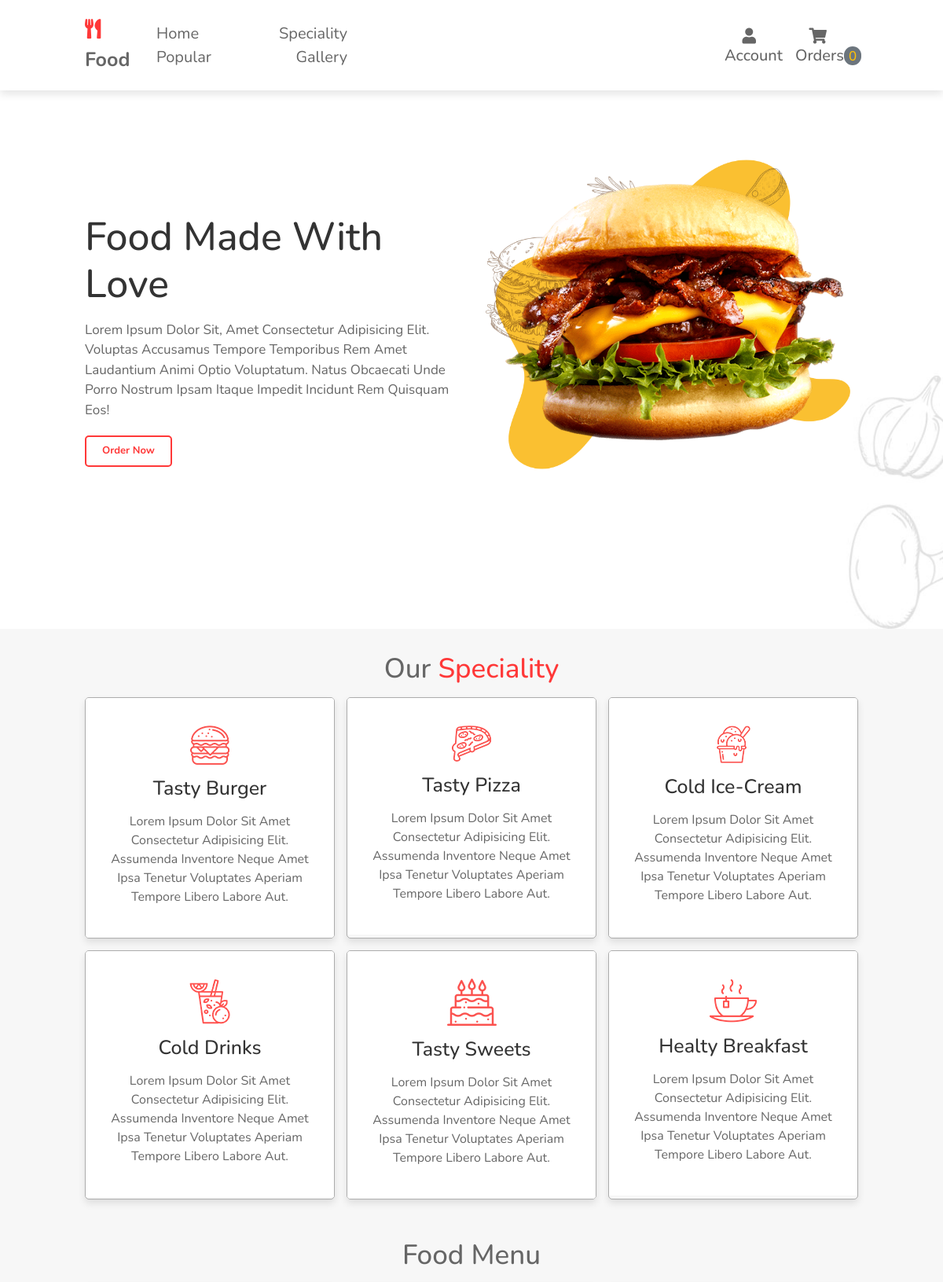
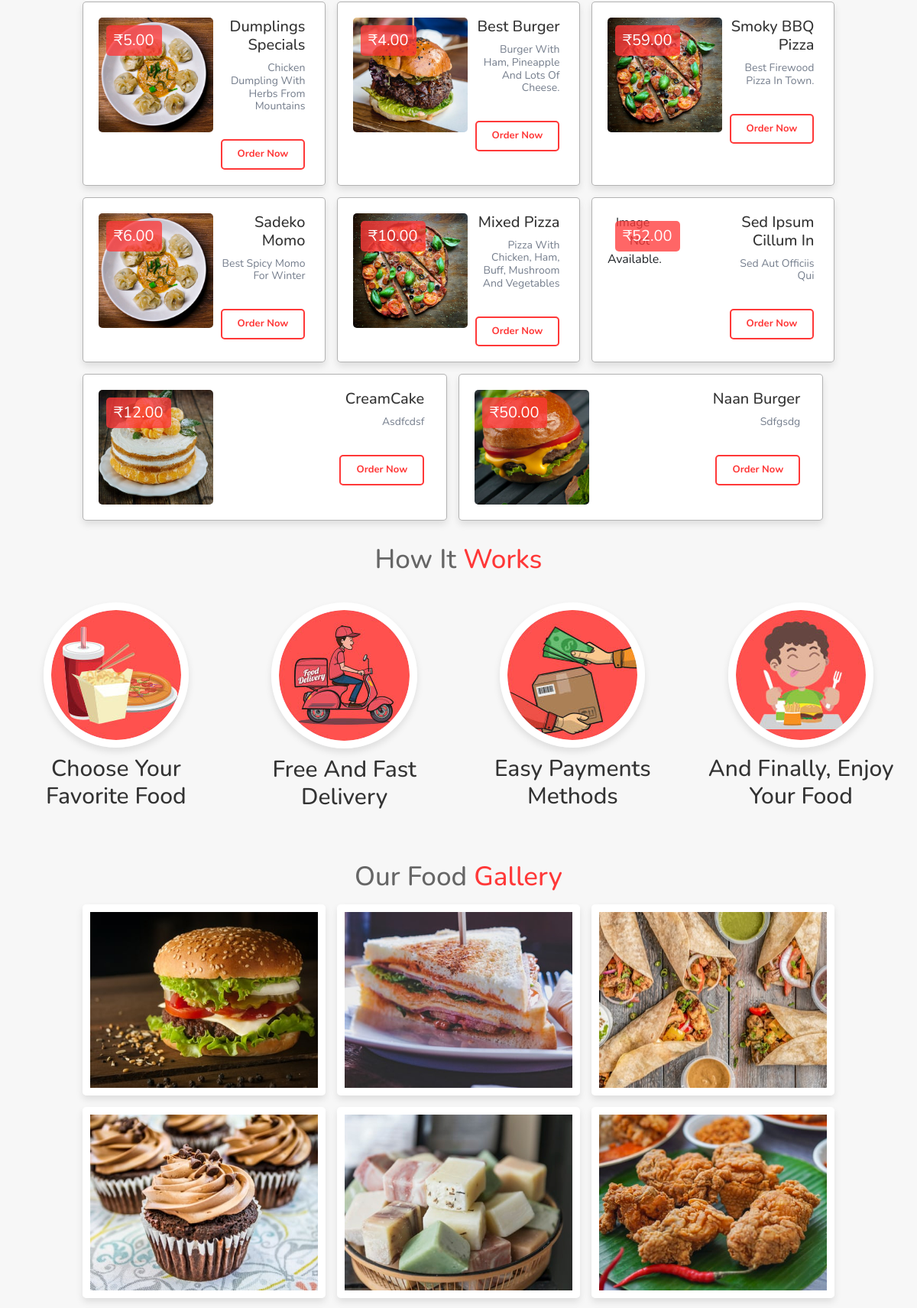
The page / (upper part) on the database its author committed (2 pictures, top to bottom).
### tables this page shows
CREATE TABLE IF NOT EXISTS `tbl_food` (
  `id` int(10) unsigned NOT NULL AUTO_INCREMENT,
  `title` varchar(100) NOT NULL,
  `description` text NOT NULL,
  `price` decimal(10,2) NOT NULL,
  `image_name` varchar(255) NOT NULL,
  `category_id` int(10) unsigned NOT NULL,
  `featured` varchar(10) NOT NULL,
  `active` varchar(10) NOT NULL,
  PRIMARY KEY (`id`)
);

### index.php (the view, shortened to what this page needs)
<?php include('config/constants.php');?>
<!DOCTYPE html>
<html lang="en">
<head>
</head>
<body>
<?php require_once("header.php")?>
<section class="home" id="home">
    <div class="content">
        <h3>food made with love</h3>
        <p>Lorem ipsum dolor sit, amet consectetur adipisicing elit. Voluptas accusamus tempore temporibus rem amet laudantium animi optio voluptatum. Natus obcaecati unde porro nostrum ipsam itaque impedit incidunt rem quisquam eos!</p>
        <a href="#popular" class="btn">order now</a>
    </div>
    <div class="image">
        <img src="images/home-img.png" alt="">
    </div>
</section>
<section class="speciality" id="speciality">
    <h1 class="heading"> our <span>speciality</span> </h1>
    <div class="box-container">
        <div class="box">
            <div class="content">
                <img src="images/s-1.png" alt="">
                <h3>tasty burger</h3>
                <p>Lorem ipsum dolor sit amet consectetur adipisicing elit. Assumenda inventore neque amet ipsa tenetur voluptates aperiam tempore libero labore aut.</p>
            </div>
        </div>
        <div class="box">
            <div class="content">
                <img src="images/s-2.png" alt="">
                <h3>tasty pizza</h3>
                <p>Lorem ipsum dolor sit amet consectetur adipisicing elit. Assumenda inventore neque amet ipsa tenetur voluptates aperiam tempore libero labore aut.</p>
            </div>
        </div>
        <div class="box">
            <div class="content">
                <img src="images/s-3.png" alt="">
                <h3>cold ice-cream</h3>
                <p>Lorem ipsum dolor sit amet consectetur adipisicing elit. Assumenda inventore neque amet ipsa tenetur voluptates aperiam tempore libero labore aut.</p>
            </div>
        </div>
        <div class="box">
            <div class="content">
                <img src="images/s-4.png" alt="">
                <h3>cold drinks</h3>
                <p>Lorem ipsum dolor sit amet consectetur adipisicing elit. Assumenda inventore neque amet ipsa tenetur voluptates aperiam tempore libero labore aut.</p>
            </div>
        </div>
        <div class="box">
            <div class="content">
                <img src="images/s-5.png" alt="">
                <h3>tasty sweets</h3>
                <p>Lorem ipsum dolor sit amet consectetur adipisicing elit. Assumenda inventore neque amet ipsa tenetur voluptates aperiam tempore libero labore aut.</p>
            </div>
        </div>
        <div class="box">
            <div class="content">
                <img src="images/s-6.png" alt="">
                <h3>healty breakfast</h3>
                <p>Lorem ipsum dolor sit amet consectetur adipisicing elit. Assumenda inventore neque amet ipsa tenetur voluptates aperiam tempore libero labore aut.</p>
            </div>
        </div>
    </div>
</section>
<section class="popular" id="popular">
    <h1 class="heading">Food Menu</h1>
        <div class="box-container">
            <?php
                $sql = "SELECT * FROM tbl_food WHERE active='Yes'";
                $res=mysqli_query($conn, $sql);
                $count = mysqli_num_rows($res);
                if($count>0)
                {
                    while($row=mysqli_fetch_assoc($res))
                    {
                        $title = $row['title'];
                        $description = $row['description'];
                        $price = $row['price'];
                        $image_name = $row['image_name'];
                        ?>
                        <div class="box">
                            <div class="food-menu-img">
                                <?php
                                    if($image_name=="")
                                    {
                                        echo "<div class='error'>Image not Available.</div>";
                                    }
                                    else
                                    {
                                        ?>
                                        <img src="<?php echo SITEURL; ?>images/food/<?php echo $image_name; ?>" alt="Chicke Hawain Pizza" class="img-responsive img-curve">
                                        <?php
                                    }
                                ?>
                            </div>
                            <div class="food-menu-desc">
                                <h1><?php echo $title; ?></h1>
                                <p class="price">₹<?php echo $price; ?></p>
                                <p class="food-detail">
                                    <h3><?php echo $description; ?></h3>
                                </p>
                                <br>
                                <form action="addcart.php" method="post">
                                <button type="submit" class="btn" name='btn'>Order Now</button>
                                </form>
                            </div>
                        </div>
                        <?php
                    }
                }
                else
                {
                    echo "<div class='error'>Food not found.</div>";
                }
            ?>
        </div>
</section>
<div class="step-container">
    <h1 class="heading">how it <span>works</span></h1>
    <section class="steps">
        <div class="box">
            <img src="images/step-1.jpg" alt="">
            <h3>choose your favorite food</h3>
        </div>
        <div class="box">
            <img src="images/step-2.jpg" alt="">
            <h3>free and fast delivery</h3>
        </div>
        <div class="box">
            <img src="images/step-3.jpg" alt="">
            <h3>easy payments methods</h3>
        </div>
        <div class="box">
            <img src="images/step-4.jpg" alt="">
            <h3>and finally, enjoy your food</h3>
        </div>
    </section>
</div>
<section class="gallery" id="gallery">
    <h1 class="heading"> our food <span> gallery </span> </h1>
    <div class="box-container">
        <div class="box">
            <img src="images/g-1.jpg" alt="">
            <div class="content">
                <a href="#" class="btn">ordern now</a>
            </div>
        </div>
        <div class="box">
            <img src="images/g-2.jpg" alt="">
            <div class="content">
                <a href="#" class="btn">ordern now</a>
            </div>
        </div>
        <div class="box">
            <img src="images/g-3.jpg" alt="">
            <div class="content">
                <a href="#" class="btn">ordern now</a>
            </div>
        </div>
        <div class="box">
            <img src="images/g-4.jpg" alt="">
            <div class="content">
                <a href="#" class="btn">ordern now</a>
            </div>
        </div>
        <div class="box">
            <img src="images/g-5.jpg" alt="">
            <div class="content">
                <a href="#" class="btn">ordern now</a>
            </div>
        </div>
        <div class="box">
            <img src="images/g-6.jpg" alt="">
            <div class="content">
                <a href="#" class="btn">ordern now</a>
            </div>
        </div>
    </div>
</section>
</body>
</html>

### css/style.css (style rules this page uses)
:root { --red:#ff3838; }
* { font-family: 'Nunito', sans-serif; margin:0; padding: 0; box-sizing: border-box; outline: none; border:none; text-decoration: none; text-transform: capitalize; transition:all .2s linear; }
html { font-size: 62.5%; overflow-x: hidden; scroll-behavior: smooth; scroll-padding-top: 6rem; }
body { background:#f7f7f7; }
section { padding:2rem 9%; }
.heading { text-align: center; font-size: 3.5rem; padding:1rem; color:#666; }
.heading span { color:var(--red); }
.btn { display: inline-block; padding: .8rem 2rem; border:.2rem solid var(--red); color:var(--red); cursor: pointer; font-size: 1.3rem; font-weight: bold; border-radius: .5rem; position: relative; overflow: hidden; z-index: 0; }
.btn::before { content: ''; position: absolute; top:0; right: 0; width:0%; height:100%; background:var(--red); transition: .3s linear; z-index: -1; }
.home { display: flex; flex-wrap: wrap; gap:1.5rem; min-height: 100vh; align-items: center; background:url(../images/home-bg.jpg) no-repeat; background-size: cover; background-position: center; }
.home .content { flex:1 1 40rem; padding-top: 6.5rem; }
.home .image { flex:1 1 40rem; }
.home .image img { width:100%; padding:1rem; animation:float 3s linear infinite; }
.home .content h3 { font-size: 5rem; color:#333; }
.home .content p { font-size: 1.7rem; color:#666; padding:1rem 0; }
.speciality .box-container { display: flex; flex-wrap: wrap; gap:1.5rem; }
.speciality .box-container .box { flex:1 1 30rem; position: relative; overflow: hidden; box-shadow: 0 .5rem 1rem rgba(0,0,0,.1); border:.1rem solid rgba(0,0,0,.3); cursor: pointer; border-radius: .5rem; }
.speciality .box-container .box .content { text-align: center; background:#fff; padding:2rem; }
.speciality .box-container .box .content img { margin:1.5rem 0; }
.speciality .box-container .box .content h3 { font-size: 2.5rem; color:#333; }
.speciality .box-container .box .content p { font-size: 1.6rem; color:#666; padding:1rem 0; }
.food-menu-img { width: 20%; float: left; }
.food-menu-desc { width: 70%; float: left; margin-left: 8%; }
.food-detail { font-size: 1rem; color: #747d8c; }
.popular .box-container { display: flex; flex-wrap: wrap; gap:1.5rem; }
.popular .box-container .box { padding:2rem; background:#fff; box-shadow: 0 .5rem 1rem rgba(0,0,0,.1); border:.1rem solid rgba(0,0,0,.3); border-radius: .5rem; text-align: right; flex:1 1 30rem; position: relative; }
.popular .box-container .box img { height:15rem; object-fit: cover; width:15rem; border-radius: .5rem; }
.popular .box-container .box .price { position: absolute; top:3rem; left:3rem; background: #ff3838c4; color:#fff; font-size: 2rem; padding:.5rem 1rem; border-radius: .5rem; }
.popular .box-container .box h1 { color:#333; font-size: 2rem; margin-left: 8rem; }
.popular .box-container .box h3 { color:#747d8c; margin-left: 8rem; font-weight: normal; font-size: 1.4rem; }
.steps { display: flex; flex-wrap: wrap; gap:1.5rem; padding:1rem; }
.steps .box { flex:1 1 25rem; padding:1rem; text-align: center; }
.steps .box img { border-radius: 50%; border:1rem solid #fff; box-shadow: 0 .5rem 1rem rgba(0,0,0,.1); }
.steps .box h3 { font-size: 3rem; color:#333; padding:1rem; }
.gallery .box-container { display: flex; flex-wrap: wrap; gap:1.5rem; }
.gallery .box-container .box { height:25rem; flex:1 1 30rem; border:1rem solid #fff; box-shadow: 0 .5rem 1rem rgba(0,0,0,.1); border-radius: .5rem; position: relative; overflow: hidden; }
.gallery .box-container .box img { height:100%; width:100%; object-fit: cover; }
.gallery .box-container .box .content { position: absolute; top:-100%; left:0; height: 100%; width:100%; background:rgba(255,255,255,.9); padding:2rem; padding-top: 5rem; text-align: center; }

### rows shown on the page
tbl_food: image_name (picture), title "Dumplings Specials", price "5.00", description "Chicken Dumpling With Herbs From Mountains"
tbl_food: image_name (picture), title "Best Burger", price "4.00", description "Burger With Ham, Pineapple And Lots Of Cheese."
tbl_food: image_name (picture), title "Smoky BBQ Pizza", price "59.00", description "Best Firewood Pizza In Town."
tbl_food: image_name (picture), title "Sadeko Momo", price "6.00", description "Best Spicy Momo For Winter"
tbl_food: image_name (picture), title "Mixed Pizza", price "10.00", description "Pizza With Chicken, Ham, Buff, Mushroom And Vegetables"
tbl_food: image_name "Image Not Available.", title "Sed Ipsum Cillum In", price "52.00", description "Sed Aut Officiis Qui"
tbl_food: image_name (picture), title "CreamCake", price "12.00", description "Asdfcdsf"
tbl_food: image_name (picture), title "Naan Burger", price "50.00", description "Sdfgsdg"

### other values the page prints
$count "0"
